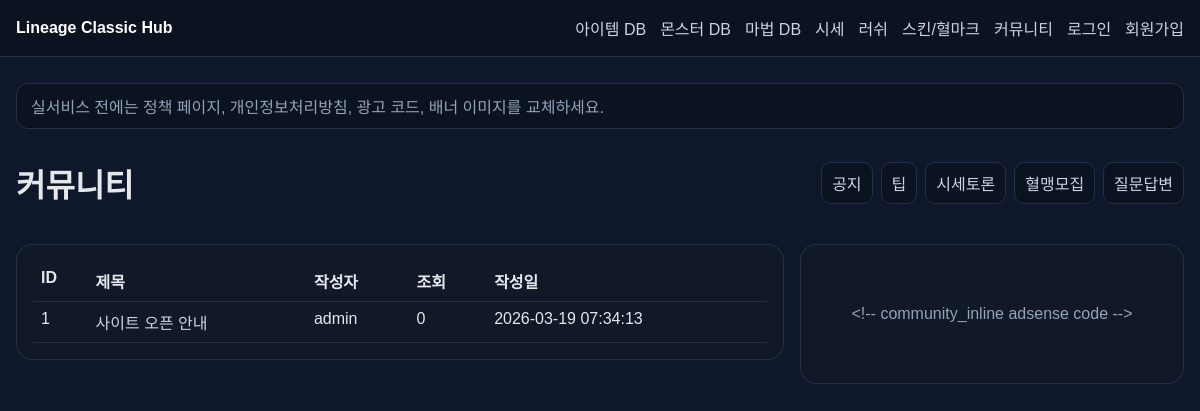
The app's page /community with its own data.
### tables this page shows
CREATE TABLE settings (
                id INTEGER PRIMARY KEY AUTOINCREMENT,
                key TEXT UNIQUE NOT NULL,
                value TEXT NOT NULL
            );

CREATE TABLE posts (
                id INTEGER PRIMARY KEY AUTOINCREMENT,
                board TEXT NOT NULL,
                title TEXT NOT NULL,
                body TEXT NOT NULL,
                author_id INTEGER,
                views INTEGER NOT NULL DEFAULT 0,
                created_at TEXT NOT NULL DEFAULT CURRENT_TIMESTAMP, status TEXT NOT NULL DEFAULT 'published',
                FOREIGN KEY(author_id) REFERENCES users(id)
            );

CREATE TABLE users (
                id INTEGER PRIMARY KEY AUTOINCREMENT,
                username TEXT UNIQUE NOT NULL,
                email TEXT UNIQUE NOT NULL,
                password_hash TEXT NOT NULL,
                role TEXT NOT NULL DEFAULT 'user',
                points INTEGER NOT NULL DEFAULT 1000,
                created_at TEXT NOT NULL DEFAULT CURRENT_TIMESTAMP
            , status TEXT NOT NULL DEFAULT 'active');

CREATE TABLE ad_slots (
                id INTEGER PRIMARY KEY AUTOINCREMENT,
                slot_key TEXT UNIQUE NOT NULL,
                is_enabled INTEGER NOT NULL DEFAULT 1,
                provider TEXT NOT NULL DEFAULT 'adsense',
                code_html TEXT,
                note TEXT
            );

### app/main.py (the view)
@app.get('/community', response_class=HTMLResponse)
def community(request: Request, board: str = 'notice'):
    posts = fetch_all("SELECT p.*, u.username FROM posts p LEFT JOIN users u ON u.id=p.author_id WHERE board=? AND p.status='published' ORDER BY id DESC", (board,))
    slots = {r['slot_key']: r for r in fetch_all('SELECT * FROM ad_slots')}
    return templates.TemplateResponse('community.html', context(request, board=board, posts=posts, slots=slots))

### app/templates/community.html (shortened to what this page needs)
{% extends 'base.html' %}
{% block content %}
<div class="page-head">
  <h1>커뮤니티</h1>
  <div class="tab-row">
    <a href="/community?board=notice">공지</a>
    <a href="/community?board=tip">팁</a>
    <a href="/community?board=market">시세토론</a>
    <a href="/community?board=clan">혈맹모집</a>
    <a href="/community?board=qna">질문답변</a>
  </div>
</div>
<div class="grid-2-main">
  <section>
    <div class="card">
      <table class="table compact">
        <tr><th>ID</th><th>제목</th><th>작성자</th><th>조회</th><th>작성일</th></tr>
        {% for row in posts %}
        <tr><td>{{ row.id }}</td><td><a href="/community/post/{{ row.id }}">{{ row.title }}</a></td><td>{{ row.username }}</td><td>{{ row.views }}</td><td>{{ row.created_at }}</td></tr>
        {% endfor %}
      </table>
    </div>
  </section>
  <aside class="card ad-box">{{ slots.community_inline.code_html if slots.community_inline and slots.community_inline.is_enabled else '커뮤니티 광고 슬롯' }}</aside>
</div>
{% endblock %}

### app/templates/base.html (shortened to what this page needs)
<!DOCTYPE html>
<html lang="ko">
<head>
  <link rel="stylesheet" href="/static/style.css" />
</head>
<body>
  <header class="topbar">
    <div class="wrap nav">
      <a class="logo" href="/">{{ settings.site_name }}</a>
      <nav>
        <a href="/items">아이템 DB</a>
        <a href="/monsters">몬스터 DB</a>
        <a href="/spells">마법 DB</a>
        <a href="/prices">시세</a>
        <a href="/simulator">러쉬</a>
        <a href="/skins">스킨/혈마크</a>
        <a href="/community">커뮤니티</a>
        {% if user %}
          <a href="/mypage">마이페이지</a>
          {% if user.role == 'admin' %}<a href="/admin">관리자</a>{% endif %}
          <a href="/logout">로그아웃</a>
        {% else %}
          <a href="/login">로그인</a>
          <a href="/register">회원가입</a>
        {% endif %}
      </nav>
    </div>
  </header>
  <main class="wrap">
    <div class="notice-bar">{{ settings.homepage_notice }}</div>
    {% block content %}{% endblock %}
  </main>
</body>
</html>

### app/static/style.css (style rules this page uses)
:root { --bg:#0f172a;--card:#111827;--line:#253047;--text:#e5e7eb;--muted:#94a3b8;--accent:#d4af37;--green:#16a34a }
* { box-sizing:border-box }
body { margin:0;background:var(--bg);color:var(--text);font-family:Arial,sans-serif }
a { color:#cbd5e1;text-decoration:none }
.wrap { max-width:1280px;margin:0 auto;padding:16px }
.topbar { background:#0b1220;border-bottom:1px solid var(--line);position:sticky;top:0;z-index:10 }
.nav { display:flex;justify-content:space-between;align-items:center;gap:16px }
.nav nav { display:flex;flex-wrap:wrap;gap:14px }
.logo { font-weight:700;color:#fff }
.notice-bar,.userbar { margin:10px 0;padding:10px 14px;border:1px solid var(--line);background:#0b1220;border-radius:12px;color:var(--muted) }
.hero,.grid-2,.grid-3,.grid-4,.grid-5,.grid-2-main { display:grid;gap:16px }
.grid-2-main { grid-template-columns:2fr 1fr }
.card { background:var(--card);border:1px solid var(--line);border-radius:16px;padding:16px }
.ad-box { min-height:140px;display:flex;align-items:center;justify-content:center;color:var(--muted) }
.table { width:100%;border-collapse:collapse }
.table th,.table td { padding:10px;border-bottom:1px solid var(--line);text-align:left;vertical-align:top }
.table.compact th,.table.compact td { padding:8px }
.page-head { display:flex;justify-content:space-between;align-items:center;gap:12px;margin-bottom:16px }
.tab-row { display:flex;gap:8px;flex-wrap:wrap }
.tab-row a { padding:8px 10px;border:1px solid var(--line);border-radius:10px;background:#0b1220 }

### records on screen
settings: site_name "Lineage Classic Hub"
settings: homepage_notice "실서비스 전에는 정책 페이지, 개인정보처리방침, 광고 코드, 배너 이미지를 교체하세요."
posts: id "1", title "사이트 오픈 안내", username "admin", views "0", created_at "2026-03-19 07:34:13"
ad_slots: community_inline "<!-- community_inline adsense code -->"
